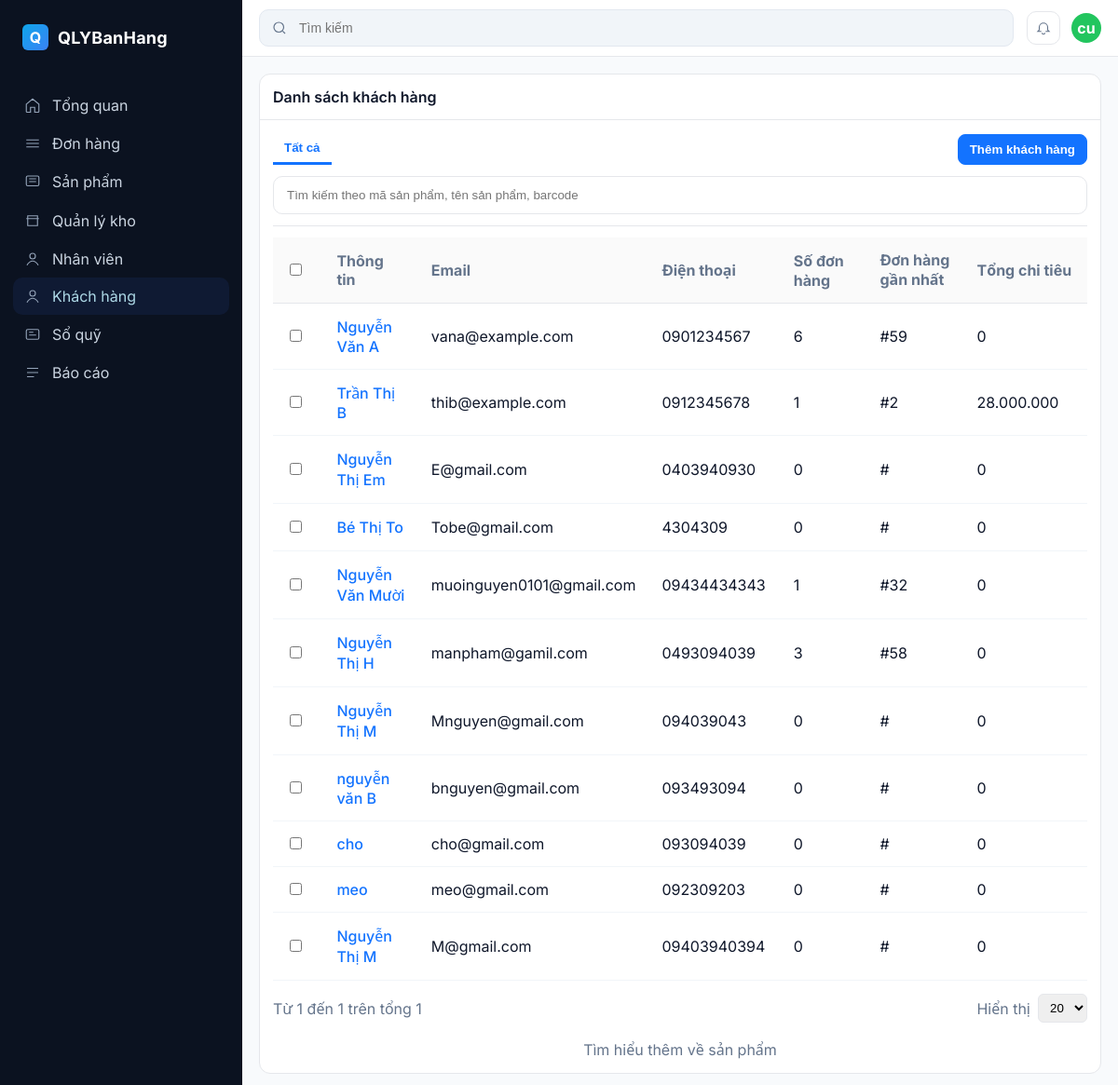
Page /Back-end/FE/FE/customers.php on the committed database.
### tables this page shows
CREATE TABLE `khachhang` (
  `MaKH` int(11) NOT NULL,
  `HoTen` varchar(150) NOT NULL,
  `DienThoai` varchar(20) DEFAULT NULL,
  `DiaChi` varchar(255) DEFAULT NULL,
  `Email` varchar(100) DEFAULT NULL,
  `MaND` int(11) DEFAULT NULL,
  `MatKhau` varchar(255) NOT NULL
);

### Back-end/FE/FE/customers.php (the view, shortened to what this page needs)
<?php
$conn = new mysqli("localhost", "root", "", "ql");
$conn->set_charset("utf8");
$sql = "
    SELECT
        kh.MaKH,
        kh.HoTen,
        kh.Email,
        kh.DienThoai,
        COUNT(DISTINCT dh.MaDH) AS SoDonHang,
        MAX(dh.MaDH) AS DonHangGanNhat,
        COALESCE(SUM(ct.SoLuong * ct.DonGia), 0) AS TongChiTieu
    FROM KhachHang kh
    LEFT JOIN DonHang dh ON kh.MaKH = dh.MaKH
    LEFT JOIN ChiTietDonHang ct ON dh.MaDH = ct.MaDH
    GROUP BY kh.MaKH, kh.HoTen, kh.Email, kh.DienThoai
";
$result = $conn->query($sql);
?>
<!doctype html>
<html lang="vi">
<head>
</head>
<body>
  <div class="app">
    <aside class="sidebar">
      <div class="brand">
        <div class="brand-logo">Q</div>
        <h1>QLYBanHang</h1>
      </div>
      <nav class="nav">
        <div class="nav-section">
          <a class="nav-item" href="manuadmin.php">
            <svg viewBox="0 0 24 24" fill="none" stroke="currentColor"><path d="M3 10.5 12 3l9 7.5V21a1 1 0 0 1-1 1h-5v-7H9v7H4a1 1 0 0 1-1-1v-10.5z" stroke-width="1.5"/></svg>
            Tổng quan
          </a>
          <a class="nav-item" href="orders.php"><svg viewBox="0 0 24 24" fill="none" stroke="currentColor"><path d="M3 7h18M3 12h18M3 17h18" stroke-width="1.5"/></svg> Đơn hàng</a>
          <a class="nav-item" href="products.php"><svg viewBox="0 0 24 24" fill="none" stroke="currentColor"><rect x="3" y="4" width="18" height="14" rx="2" stroke-width="1.5"/><path d="M7 8h10M7 12h10" stroke-width="1.5"/></svg> Sản phẩm</a>
          <a class="nav-item" href="inventories.php"><svg viewBox="0 0 24 24" fill="none" stroke="currentColor"><path d="M3 9h18M5 9V5h14v4M5 9v10h14V9" stroke-width="1.5"/></svg> Quản lý kho</a>
          <a class="nav-item" href="employee.php"><svg viewBox="0 0 24 24" fill="none" stroke="currentColor"><circle cx="12" cy="8" r="4" stroke-width="1.5"/><path d="M4 21c1.5-4 6-6 8-6s6.5 2 8 6" stroke-width="1.5"/></svg> Nhân viên</a>
          <a class="nav-item active" href="customers.php" style="color: lightblue;"><svg viewBox="0 0 24 24" fill="none" stroke="currentColor"><circle cx="12" cy="8" r="4" stroke-width="1.5"/><path d="M4 21c1.5-4 6-6 8-6s6.5 2 8 6" stroke-width="1.5"/></svg> Khách hàng</a>
          <a class="nav-item" href="#"><svg viewBox="0 0 24 24" fill="none" stroke="currentColor"><rect x="3" y="5" width="18" height="14" rx="2" stroke-width="1.5"/><path d="M7 9h6M7 13h10" stroke-width="1.5"/></svg> Sổ quỹ</a>
          <a class="nav-item" href="#"><svg viewBox="0 0 24 24" fill="none" stroke="currentColor"><path d="M4 6h16M4 12h16M4 18h10" stroke-width="1.5"/></svg> Báo cáo</a>
        </div>
      </nav>
    </aside>
    <section class="content">
      <div class="topbar">
        <div class="search">
          <svg width="18" height="18" viewBox="0 0 24 24" fill="none" stroke="#64748b"><circle cx="11" cy="11" r="7" stroke-width="1.6"/><path d="M20 20l-3.5-3.5" stroke-width="1.6"/></svg>
          <input placeholder="Tìm kiếm" />
        </div>
        <div class="topbar-actions">
          <button class="icon-btn" title="Thông báo"><svg width="18" height="18" viewBox="0 0 24 24" fill="none" stroke="#64748b"><path d="M15 17h5l-1.4-1.4A2 2 0 0 1 18 14.2V11a6 6 0 1 0-12 0v3.2c0 .5-.2 1-.6 1.4L4 17h5" stroke-width="1.5"/><path d="M10 19a2 2 0 0 0 4 0" stroke-width="1.5"/></svg></button>
          <div class="avatar">cu</div>
        </div>
      </div>
    <div class="main">
        <div class="left">
            <div class="left">
                <div class="card">
                <div class="card-hd">Danh sách khách hàng</div>
                <div class="card-bd">
                    <div style="border-bottom:1px solid var(--border); padding-bottom:12px; margin-bottom:12px;">
                    <nav style="display:flex; align-items:center; justify-content:space-between; gap:12px;">
                        <div style="display:flex; align-items:center; gap:12px;">
                        <button style="background:transparent; border:none; color:var(--primary); font-weight:700; padding:8px 12px; border-bottom:3px solid var(--primary);">Tất cả</button>
                        </div>
                        <div style="display:flex; gap:8px; align-items:center;">
                        <a href="customersadd2.php"><button class="btn primary">Thêm khách hàng</button></a>
                        </div>
                    </nav>
                    <div style="margin-top:12px; display:flex; gap:12px; align-items:center;">
                        <input placeholder="Tìm kiếm theo mã sản phẩm, tên sản phẩm, barcode" style="flex:1; padding:12px 14px; border:1px solid var(--border); border-radius:10px; background:#fff;" />
                    </div>
                    </div>
                    <div style="overflow:auto;">
    <table style="width:100%; border-collapse:collapse; background:#fff;">
        <thead>
            <tr style="background:#fafafa; color:var(--muted); text-align:left;">
                <th style="width:48px; padding:14px; border-bottom:1px solid var(--border);"><input type="checkbox" /></th>
                <th style="padding:14px; border-bottom:1px solid var(--border); width:120px;">Thông tin</th>
                <th style="padding:14px; border-bottom:1px solid var(--border); width:120px;">Email</th>
                <th style="padding:14px; border-bottom:1px solid var(--border); width:120px;">Điện thoại</th>
                <th style="padding:14px; border-bottom:1px solid var(--border); width:150px;">Số đơn hàng</th>
                <th style="padding:14px; border-bottom:1px solid var(--border); width:200px;">Đơn hàng gần nhất</th>
                <th style="padding:14px; border-bottom:1px solid var(--border); width:160px;">Tổng chi tiêu</th>
            </tr>
        </thead>
        <tbody>
        <?php if ($result->num_rows > 0): ?>
            <?php while($row = $result->fetch_assoc()): ?>
                <tr>
                    <td style="padding:14px; border-bottom:1px solid #f1f5f9;"><input type="checkbox" /></td>
                    <td style="padding:14px; border-bottom:1px solid #f1f5f9;">
                        <div style="display:flex; align-items:center; gap:12px;">
                            <a href="customer_detail3.php?MaKH=<?php echo $row['MaKH']; ?>"
                              style="color:var(--primary); text-decoration:none; font-weight:500;">
                                <?php echo htmlspecialchars($row['HoTen']); ?>
                            </a>
                        </div>
                    </td>
                    <td style="padding:14px; border-bottom:1px solid #f1f5f9;"><?php echo htmlspecialchars($row['Email']); ?></td>
                    <td style="padding:14px; border-bottom:1px solid #f1f5f9;"><?php echo htmlspecialchars($row['DienThoai']); ?></td>
                    <td style="padding:14px; border-bottom:1px solid #f1f5f9;"><?php echo $row['SoDonHang']; ?></td>
                    <td style="padding:14px; border-bottom:1px solid #f1f5f9;">#<?php echo $row['DonHangGanNhat']; ?></td>
                    <td style="padding:14px; border-bottom:1px solid #f1f5f9;">
                        <?php echo number_format($row['TongChiTieu'], 0, ',', '.'); ?>
                    </td>
                </tr>
            <?php endwhile; ?>
        <?php else: ?>
            <tr>
                <td colspan="7" style="padding:14px; text-align:center;">Không có dữ liệu</td>
            </tr>
        <?php endif; ?>
        </tbody>
    </table>
</div>
                    <div style="display:flex; justify-content:space-between; align-items:center; margin-top:14px;">
                    <div style="color:var(--muted);">Từ 1 đến 1 trên tổng 1</div>
                    <div style="display:flex; align-items:center; gap:8px;">
                        <div style="color:var(--muted);">Hiển thị</div>
                        <select style="padding:6px 8px; border:1px solid var(--border); border-radius:6px;"><option>20</option></select>
                    </div>
                    </div>
                    <div style="text-align:center; margin-top:18px; color:var(--muted);">
                    Tìm hiểu thêm về <a href="#">sản phẩm</a>
                    </div>
                </div>
                </div>
            </div>
        </div>
    </div>
    </section>
  </div>
</body>
</html>

### Back-end/FE/FE/customers.php (style rules this page uses)
:root { --bg: #0b1220; --bg-2: #0e172a; --primary: #1373ff; --text: #0f172a; --muted: #64748b; --border: #e5e7eb; --surface: #ffffff; --surface-2: #f8fafc; --chip: #eef2ff; }
html, body { height: 100%; }
body { margin: 0; font-family: Inter, system-ui, -apple-system, Segoe UI, Roboto, "Helvetica Neue", Arial, "Noto Sans", "Apple Color Emoji", "Segoe UI Emoji"; color: var(--text); background: var(--surface-2); }
a { color: inherit; text-decoration: none; }
.app { display: grid; grid-template-columns: 260px 1fr; min-height: 100vh; }
.sidebar { background: var(--bg); color: #cbd5e1; padding: 18px 14px; display: flex; flex-direction: column; }
.brand { display:flex; align-items:center; gap:10px; padding: 8px 10px; margin-bottom: 8px; }
.brand-logo { width:28px; height:28px; border-radius:6px; background: linear-gradient(135deg,#0ea5e9,#3b82f6); display:grid; place-items:center; color:#fff; font-weight:700; }
.brand h1 { font-size: 18px; color:#fff; margin:0; font-weight:700; letter-spacing:.2px; }
.nav { margin-top: 8px; }
.nav-section { margin-top: 14px; }
.nav-item { display:flex; align-items:center; gap:12px; padding: 10px 12px; border-radius:10px; color:#cbd5e1; }
.nav-item.active { background: #0f1a33; color:#fff; }
.nav-item svg { width:18px; height:18px; color:#94a3b8; }
.content { display:flex; flex-direction:column; }
.topbar { background:#fff; border-bottom:1px solid var(--border); padding: 10px 18px; display:flex; align-items:center; gap:14px; }
.search { flex:1; display:flex; align-items:center; gap:10px; background:#f1f5f9; border:1px solid #e2e8f0; padding:10px 12px; border-radius:10px; }
.search input { flex:1; border:none; outline:none; background:transparent; font-size:14px; }
.topbar-actions { display:flex; align-items:center; gap:12px; }
.icon-btn { width:36px; height:36px; display:grid; place-items:center; border:1px solid var(--border); background:#fff; border-radius:10px; cursor:pointer; }
.avatar { width:32px; height:32px; border-radius:50%; background:#22c55e; display:grid; place-items:center; color:#fff; font-weight:700; }
.main { display:grid; gap: 18px; padding: 18px; }
.btn { display:inline-flex; align-items:center; gap:8px; padding:8px 12px; border-radius:8px; border:1px solid var(--border); background:#fff; cursor:pointer; font-weight:600; }
.btn.primary { background: var(--primary); color:#fff; border-color: var(--primary); }
.card { background:#fff; border:1px solid var(--border); border-radius:12px; }
.card .card-hd { padding:14px; border-bottom:1px solid var(--border); font-weight:600; }
.card .card-bd { padding: 14px; }

### rows in the picture
khachhang: HoTen "Nguyễn Văn A", Email "vana@example.com", DienThoai "0901234567", SoDonHang "6", DonHangGanNhat "59", TongChiTieu "0"
khachhang: HoTen "Trần Thị B", Email "thib@example.com", DienThoai "0912345678", SoDonHang "1", DonHangGanNhat "2", TongChiTieu "28.000.000"
khachhang: HoTen "Nguyễn Thị Em", Email "E@gmail.com", DienThoai "0403940930", SoDonHang "0", TongChiTieu "0"
khachhang: HoTen "Bé Thị To", Email "Tobe@gmail.com", DienThoai "4304309", SoDonHang "0", TongChiTieu "0"
khachhang: HoTen "Nguyễn Văn Mười", Email "muoinguyen0101@gmail.com", DienThoai "09434434343", SoDonHang "1", DonHangGanNhat "32", TongChiTieu "0"
khachhang: HoTen "Nguyễn Thị H", Email "manpham@gamil.com", DienThoai "0493094039", SoDonHang "3", DonHangGanNhat "58", TongChiTieu "0"
khachhang: HoTen "Nguyễn Thị M", Email "Mnguyen@gmail.com", DienThoai "094039043", SoDonHang "0", TongChiTieu "0"
khachhang: HoTen "nguyễn văn B", Email "bnguyen@gmail.com", DienThoai "093493094", SoDonHang "0", TongChiTieu "0"
khachhang: HoTen "cho", Email "cho@gmail.com", DienThoai "093094039", SoDonHang "0", TongChiTieu "0"
khachhang: HoTen "meo", Email "meo@gmail.com", DienThoai "092309203", SoDonHang "0", TongChiTieu "0"
khachhang: HoTen "Nguyễn Thị M", Email "M@gmail.com", DienThoai "09403940394", SoDonHang "0", TongChiTieu "0"
